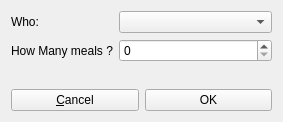
<?xml version="1.0" encoding="UTF-8"?>
<ui version="4.0">
 <class>MealSubscription</class>
 <widget class="QDialog" name="MealSubscription">
  <property name="geometry">
   <rect>
    <x>0</x>
    <y>0</y>
    <width>283</width>
    <height>122</height>
   </rect>
  </property>
  <property name="windowTitle">
   <string>Dialog</string>
  </property>
  <layout class="QVBoxLayout" name="verticalLayout">
   <item>
    <layout class="QFormLayout" name="formLayout">
     <item row="0" column="0">
      <widget class="QLabel" name="label">
       <property name="text">
        <string>Who:</string>
       </property>
      </widget>
     </item>
     <item row="0" column="1">
      <widget class="QComboBox" name="comboBox"/>
     </item>
     <item row="1" column="0">
      <widget class="QLabel" name="label_2">
       <property name="text">
        <string>How Many meals ?</string>
       </property>
      </widget>
     </item>
     <item row="1" column="1">
      <widget class="QSpinBox" name="spinBox"/>
     </item>
    </layout>
   </item>
   <item>
    <layout class="QHBoxLayout" name="horizontalLayout">
     <item>
      <widget class="QPushButton" name="cancel">
       <property name="text">
        <string>&amp;Cancel</string>
       </property>
       <property name="autoDefault">
        <bool>false</bool>
       </property>
       <property name="default">
        <bool>false</bool>
       </property>
      </widget>
     </item>
     <item>
      <widget class="QPushButton" name="ok">
       <property name="text">
        <string>OK</string>
       </property>
       <property name="autoDefault">
        <bool>false</bool>
       </property>
       <property name="default">
        <bool>false</bool>
       </property>
      </widget>
     </item>
    </layout>
   </item>
  </layout>
 </widget>
 <resources/>
 <connections/>
</ui>
